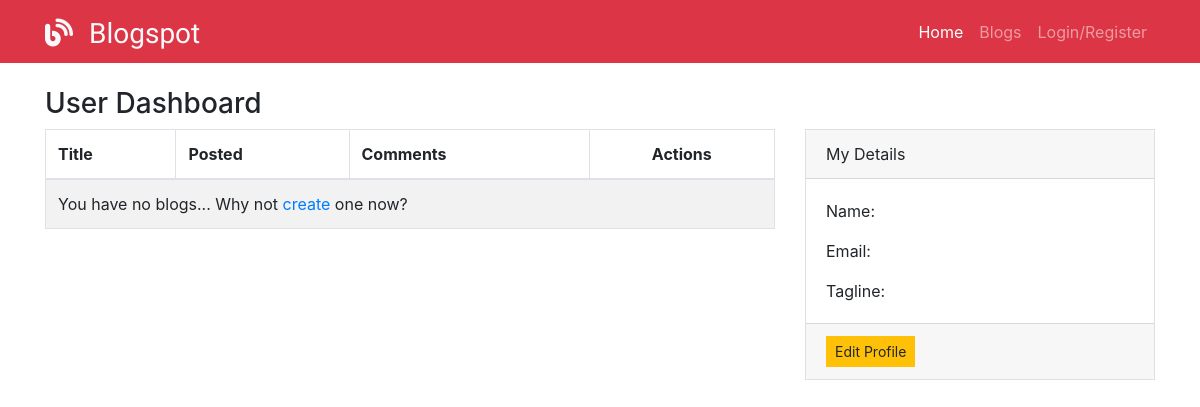
/users/3, run on an earlier commit of the app's database.
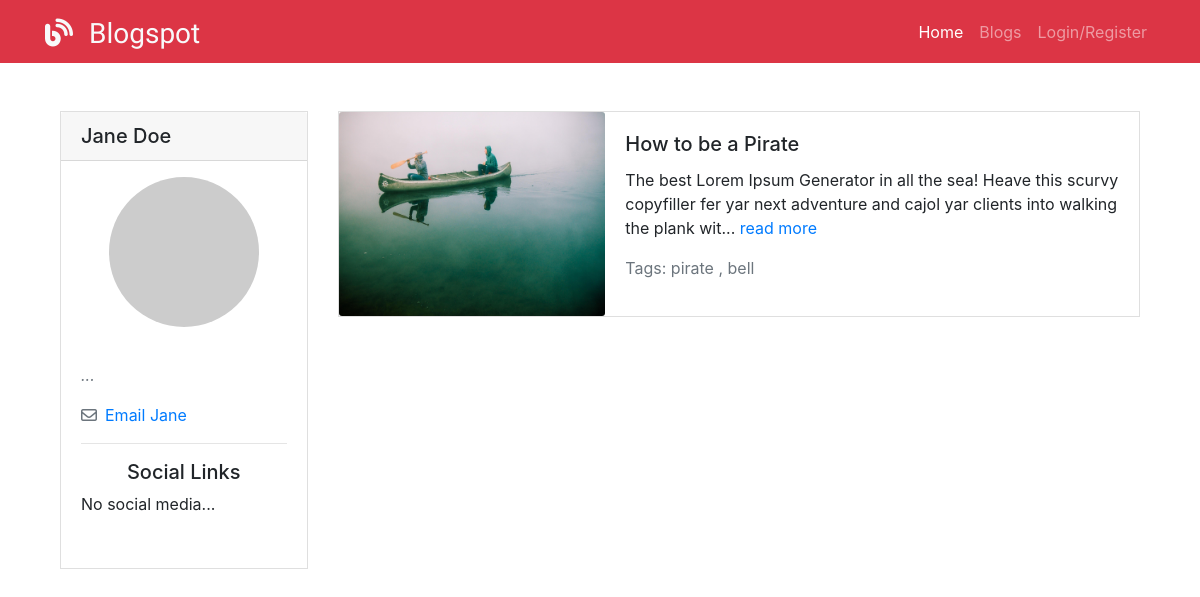
And on a later commit of the database.
### models.py (models this page shows, shortened)
class User(db.Model):
    __tablename__ = "user"
    id = db.Column(db.Integer, primary_key=True)
    first_name = db.Column(db.String(45))
    last_name = db.Column(db.String(45))
    tagline = db.Column(db.String(100))
    twitter = db.Column(db.String(15))
    instagram = db.Column(db.String(30))
    facebook = db.Column(db.String(50))
    pic_filepath = db.Column(db.Text)
    email = db.Column(db.String(45))
    password = db.Column(db.String(100))
    created_at = db.Column(db.DateTime, server_default=func.now())
    updated_at = db.Column(db.DateTime, server_default=func.now(), onupdate=func.now())

class Blog(db.Model):
    __tablename__ = "blogs"
    id = db.Column(db.Integer, primary_key=True)
    title = db.Column(db.String(55))
    content = db.Column(db.Text)
    user_id = db.Column(db.Integer, db.ForeignKey('user.id'), nullable=False)
    user = db.relationship('User', foreign_keys=[user_id], backref="user_blogs")
    pic_filepath = db.Column(db.Text)
    created_at = db.Column(db.DateTime, server_default=func.now())
    updated_at = db.Column(db.DateTime, server_default=func.now(), onupdate=func.now())
    blog_has_tags = relationship('BlogTag', cascade="all, delete-orphan")

class BlogTag(db.Model):
    __tablename__ = "blog_tags"
    id = db.Column(db.Integer, primary_key=True)
    tag_id = db.Column(db.Integer, db.ForeignKey('tags.id'), nullable=False)
    blog_id = db.Column(db.Integer, db.ForeignKey('blogs.id'), nullable=False)
    tag = relationship('Tag', back_populates="tag_has_blogs")
    blog = relationship('Blog', back_populates="blog_has_tags")

class Tag(db.Model):
    __tablename__ = "tags"
    id = db.Column(db.Integer, primary_key=True)
    text = db.Column(db.String(20))
    created_at = db.Column(db.DateTime, server_default=func.now())
    updated_at = db.Column(db.DateTime, server_default=func.now(), onupdate=func.now())
    tag_has_blogs = relationship('BlogTag')

### controller_functions.py (the view)
def show_user(id):
    user = User.query.get(id)
    return render_template('user.html', user=user)

### templates/user.html (shortened to what this page needs)
<!DOCTYPE html>
<html lang="en">
  <head>
    <link rel="stylesheet" href="https://stackpath.bootstrapcdn.com/bootstrap/4.3.1/css/bootstrap.min.css"
>
    <link href="{{url_for('static', filename='css/styles.css')}}" rel="stylesheet">
  </head>
  <body>
    {% include 'navbar.html' with context %}
    <div class="container mt-4">
      {% if session['userid'] == user.id %}
      <h3>User Dashboard</h3>
      <div class="row">
        <div class="col col-8">
          <table class="table table-bordered table-striped">
            <thead>
              <tr>
                <th>Title</th>
                <th>Posted</th>
                <th>Comments</th>
                <th class="text-center">Actions</th>
              </tr>
            </thead>
            <tbody>
              {% if user.user_blogs | length == 0 %}
              <tr>
                <td colspan="4">You have no blogs... Why not <a href="/blogs/create">create</a> one now?</td>
              </tr>
              {% endif %}
            </tbody>
          </table>
        </div>
        <div class="col col-4">
          <div class="card">
            <div class="card-header">My Details</div>
            <div class="card-body">
              <p class="card-text">
                Name: {{ user.first_name }} {{ user.last_name }}
              </p>
              <p class="card-text">
                Email: {{ user.email }}
              </p>
              <p class="card-text">
                Tagline: {{ user.tagline }}
              </p>
            </div>
            <div class="card-footer">
              <a href="/users/{{ user.id }}/edit" class="btn btn-sm btn-warning">Edit Profile</a>
            </div>
          </div>
        </div>
      </div>
      {% else %}
      <div class="container">
        <div class="row">
          <div class="col col-3">
            <div class="card my-4">
              <h5 class="card-header">{{ user.first_name }} {{user.last_name}}</h5>
              <img class="user-img rounded-circle my-3" src="{%  if user.pic_filepath %}
                        {{ url_for('static', filename='img/users/' + user.pic_filepath)}}
                            {% else %} http://placehold.it/125x125 {%endif%}" alt="user image">
              <div class="card-body">
                <p class="text-muted font-italic">{{user.tagline or '...'}}</p>
                <p class="text-muted"><i class="far fa-envelope mr-2"></i><a href="mailto:{{user.email}}?Subject=Blogspot%20Email">Email {{user.first_name}}</a></p>
                <hr>
                <h5 class="text-center">Social Links</h5>
                <div class="row justify-content-center mb-3">
                  {% if not user.facebook and not user.twitter and not user.instagram %}
                  <p class="col col-12">No social media...</p>
                  {% endif %}
                </div>
              </div>
            </div>
          </div>
          <div class="col col-9 my-4">
            {%  for blog in user.user_blogs %}
            <div class="card mb-3">
              <div class="row no-gutters">
                <div class="col-md-4">
                  <a href="/blogs/{{ blog.id }}"><img src="{%  if blog.pic_filepath %}
                                {{ url_for('static', filename='img/blogs/' + blog.pic_filepath)}}
                                    {% else %}
                                     http://placehold.it/140x100 {% endif %}" class="card-img" alt="blog thumbnail"></a>
                </div>
                <div class="col-md-8 mb-3">
                  <div class="card-body">
                    <h5 class="card-title">{{ blog.title }}</h5>
                    <p class="card-text"><span class="blogContent">{{ blog.content[:150] | striptags }}...</span>
                      <a href="/blogs/{{ blog.id }}">read more</a></p>
                    <p class="card-text text-muted">Tags:
                      {% for tag in blog.blog_has_tags %}
                      <span>{{tag.tag.text}} {% if not loop.last %}, {% endif %}</span>
                      {% endfor %}
                    </p>
                  </div>
                </div>
              </div>
            </div>
            {%  endfor %}
          </div>
        </div>
      </div>
    </div>
    {% endif %}
    </div>
  </body>
</html>

### templates/navbar.html (shortened to what this page needs)
<nav class="navbar navbar-expand-lg navbar-dark bg-danger static-top">
  <div class="container">
    <a class="navbar-brand text-light" href="/">
      <i class="fas fa-blog mr-3"></i>Blogspot</a>
    <div class="collapse navbar-collapse" id="navbarResponsive">
      <ul class="navbar-nav ml-auto">
        <li class="nav-item">
          <a class="nav-link text-white" href="/">Home</a>
        </li>
        <li class="nav-item">
          <a class="nav-link" href="/blogs">Blogs</a>
        </li>
        <li class="nav-item">
          {% if not session['userid'] %}
        <a class="nav-link" href="" data-toggle="modal" data-target="#loginModal">Login/Register</a>
        {% else %}
        <a id="logoutBtn" class="nav-link">Logout<i class="fas fa-sign-out-alt ml-2"></i></a>
        </li>
        {% endif %}
      </ul>
    </div>
  </div>
</nav>

### static/css/styles.css (style rules this page uses)
* { margin: 0; padding: 0; }
.navbar-brand { font-family: 'Gayathri', sans-serif; font-size: 1.75em; padding-bottom: 0; }
.navbar { color: rgba(255, 255, 255, .5); }
.card-img { height: 100%; }
ul { margin-left: 20px; }
.user-img { display: block; margin: 0 auto; width: 150px; }
.card { border-radius: 0 !important; }

What changed in the data, as far as the page shows it:
added User: first_name "Jane", last_name "Doe", tagline "..."
added Blog: pic_filepath (picture), title "How to be a Pirate", content "The best Lorem Ipsum Generator in all the sea! Heave this scurvy copyfiller fer yar next adventure and cajol yar clients into walking the plank wit"
added BlogTag: tag.text "pirate"
added BlogTag: tag.text "bell"
Also different on the page:
text no longer shown: "User Dashboard Title Posted Comments Actions You have no blogs... Why not create one now? My Details Name: Email: Tagline: Edit Profile"
text now shown: "Email Social Links No social media..."
